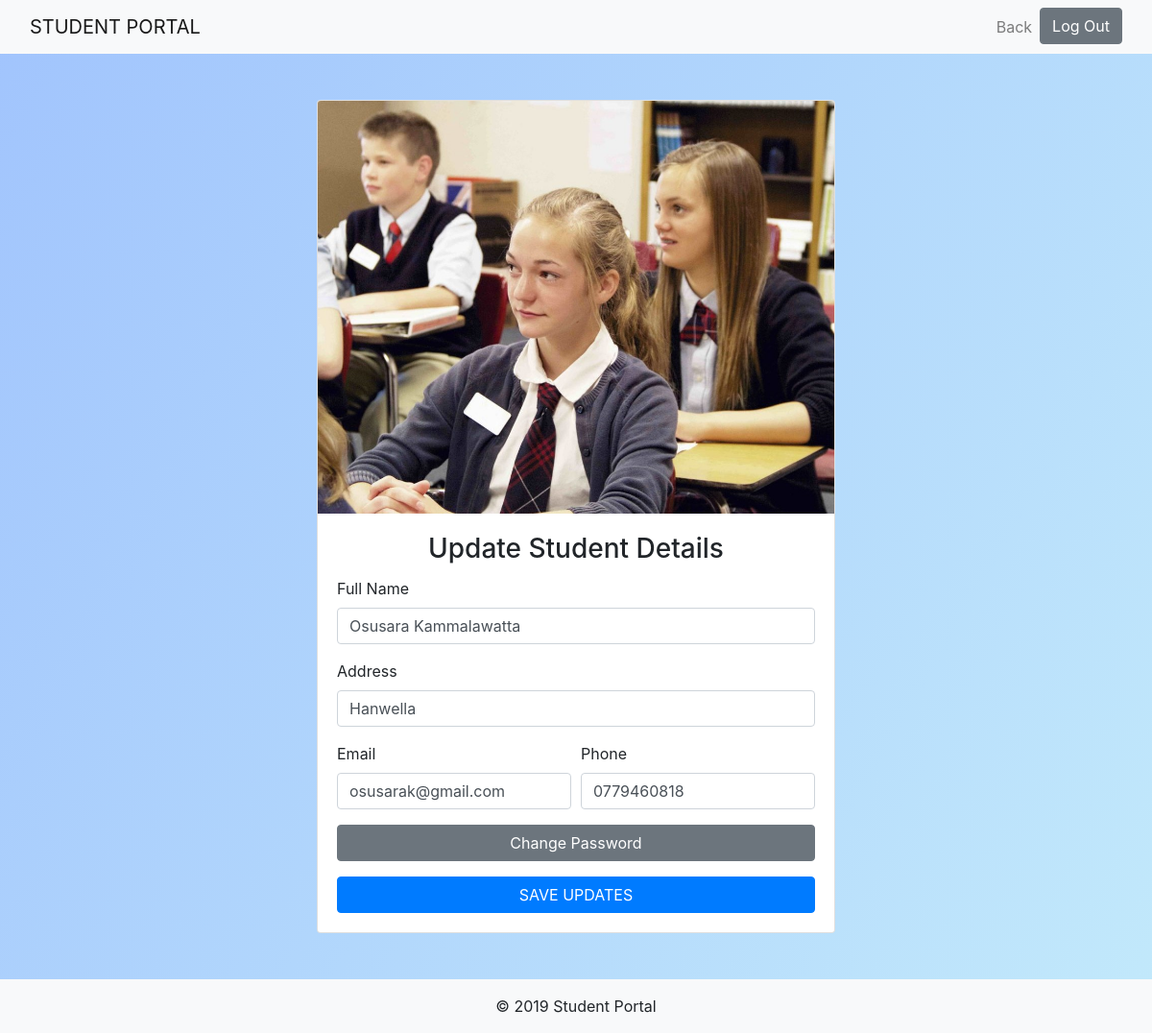
Page /pages/student-edit.php?student_id=1 (signed in) on the committed database.
### tables this page shows
CREATE TABLE IF NOT EXISTS `student` (
  `student_id` int(11) NOT NULL AUTO_INCREMENT,
  `email` varchar(45) NOT NULL,
  `password` varchar(45) NOT NULL,
  `name` varchar(45) NOT NULL,
  `phone` varchar(45) NOT NULL,
  `address` varchar(45) NOT NULL,
  `last_login` varchar(45) NOT NULL,
  `is_deleted` int(11) NOT NULL,
  PRIMARY KEY (`student_id`)
);

### pages/student-edit.php (the view, shortened to what this page needs)
<?php require_once('../includes/connection.php') ?>
<?php
	$student_id = '';
	$name = '';
	$address = '';
	$phone = '';
	$email = '';
	if(isset($_GET['student_id'])){
		$student_id = mysqli_real_escape_string($connection, $_GET['student_id']);
		$query = "SELECT * FROM student WHERE student_id = {$student_id} LIMIT 1";
		$result_set = mysqli_query($connection, $query);
		if($result_set){
			if(mysqli_num_rows($result_set) == 1){
				$result = mysqli_fetch_assoc($result_set);
				$name = $result['name'];
				$address = $result['address'];
				$phone = $result['phone'];
				$email = $result['email'];
			}else{
				header('Location: student-details.php?err=not_found');
			}
		}else{
			header('Location: student-details.php?err=query_failed');
		}
	}
?>
<!DOCTYPE html>
<html>
<head>
	<link rel="stylesheet" href="https://maxcdn.bootstrapcdn.com/bootstrap/4.0.0/css/bootstrap.min.css">
    <link rel="stylesheet" type="text/css" href="../css/styles.css">
</head>
<body>
	<header>
		<nav class="navbar navbar-expand-md navbar-light bg-light sticky-top">
			<div class="container-fluid">
            	<a class="navbar-brand" href="../index.html">STUDENT PORTAL</a>
            	<div class="collapse navbar-collapse" id="navbar-responsive">
                	<ul class="navbar-nav ml-auto">
                		<li class="nav-item"><a class="nav-link" href="student-details.php">Back</a></li>
                    	<li class="nav-item"><a class="btn btn-secondary btn-block" href="logout.php">Log Out</a></li>
                	</ul>
            	</div>
        	</div>
		</nav>
	</header>
	<main class="container padding">
		<div class="row">
			<div class="col-sm-12 col-md-6 mx-auto">
				<div class="card card-signin my-5">
					<img src="../assets/student.jpg" class="card-img-top" alt="Student Image">
					<div class="card-body">
						<h3 class="card-title text-center">Update Student Details</h3>
						<form action="student-edit.php" method="post">
							<div class="form-row">
								<div class="form-group col-md-12">
									<label for="name">Full Name</label>
									<input type="text" name="full_name" class="form-control" <?php echo 'value="'.$name.'"'; ?> placeholder="Enter full name">
								</div>
								<div class="form-group col-md-12">
									<label for="address">Address</label>
									<input type="text" name="address" class="form-control" <?php echo 'value="'.$address.'"'; ?> placeholder="Enter permenant address">
								</div>
								<div class="form-group col-sm-12 col-md-6">
									<label for="email">Email</label>
									<input type="email" name="email" class="form-control" <?php echo 'value="'.$email.'"'; ?> placeholder="Enter email address">
								</div>
								<div class="form-group col-sm-12 col-md-6">
									<label for="phone">Phone</label>
									<input type="text" name="phone" class="form-control" <?php echo 'value="'.$phone.'"'; ?> placeholder="Enter phone number">
								</div>
								<div class="form-group col-sm-12 col-md-12">
									<a href="student-password.php?student_id=<?php echo $student_id; ?>" class="btn btn-secondary btn-block">Change Password</a>
								</div>
							</div>
							<button type="submit" class="btn btn-primary text-uppercase btn-block" name="submit">Save Updates</button>
						</form>
					</div>
				</div>
			</div>
		</div>
	</main>
	<footer class="footer">
        <div class="container-fluid padding bg-light">
            <div class="row text-center">
                <div class="col-12 pt-3">
                    <p>&copy; 2019 Student Portal</p>
                </div>
            </div>
        </div>
    </footer>
</body>
</html>

### css/styles.css (style rules this page uses)
* { margin: 0; padding: 0; }
body { background-image: linear-gradient(120deg, #a1c4fd 0%, #c2e9fb 100%); background-repeat: no-repeat; background-attachment: fixed; background-size: cover; height: 100vh; }

### rows in the picture
student: full_name "Osusara Kammalawatta", address "Hanwella", email "osusarak@gmail.com", phone "0779460818"
